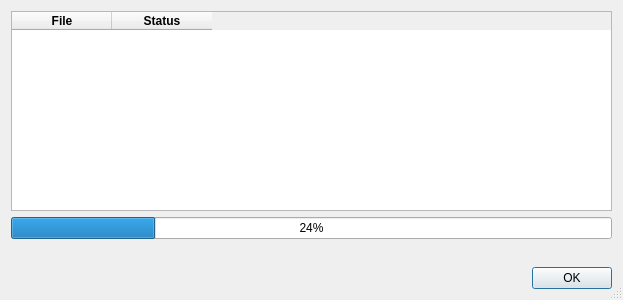
<?xml version="1.0" encoding="UTF-8"?>
<ui version="4.0">
 <class>ExportProgressDialog</class>
 <widget class="QDialog" name="ExportProgressDialog">
  <property name="windowModality">
   <enum>Qt::NonModal</enum>
  </property>
  <property name="geometry">
   <rect>
    <x>0</x>
    <y>0</y>
    <width>623</width>
    <height>300</height>
   </rect>
  </property>
  <property name="minimumSize">
   <size>
    <width>600</width>
    <height>0</height>
   </size>
  </property>
  <property name="maximumSize">
   <size>
    <width>16777215</width>
    <height>16777215</height>
   </size>
  </property>
  <property name="font">
   <font>
    <pointsize>9</pointsize>
   </font>
  </property>
  <property name="windowTitle">
   <string>Exporting files...</string>
  </property>
  <property name="windowIcon">
   <iconset resource="../share/resources/toolicon.qrc">
    <normaloff>:/toolicon/32x32/export.png</normaloff>:/toolicon/32x32/export.png</iconset>
  </property>
  <property name="sizeGripEnabled">
   <bool>true</bool>
  </property>
  <property name="modal">
   <bool>true</bool>
  </property>
  <layout class="QVBoxLayout" name="verticalLayout">
   <item>
    <widget class="QTableWidget" name="files_TableWidget">
     <property name="sizePolicy">
      <sizepolicy hsizetype="Expanding" vsizetype="Expanding">
       <horstretch>0</horstretch>
       <verstretch>0</verstretch>
      </sizepolicy>
     </property>
     <property name="minimumSize">
      <size>
       <width>0</width>
       <height>200</height>
      </size>
     </property>
     <property name="maximumSize">
      <size>
       <width>16777215</width>
       <height>16777215</height>
      </size>
     </property>
     <property name="frameShape">
      <enum>QFrame::StyledPanel</enum>
     </property>
     <property name="verticalScrollBarPolicy">
      <enum>Qt::ScrollBarAsNeeded</enum>
     </property>
     <property name="dragDropOverwriteMode">
      <bool>false</bool>
     </property>
     <property name="alternatingRowColors">
      <bool>true</bool>
     </property>
     <property name="selectionMode">
      <enum>QAbstractItemView::NoSelection</enum>
     </property>
     <property name="showGrid">
      <bool>false</bool>
     </property>
     <property name="wordWrap">
      <bool>false</bool>
     </property>
     <property name="cornerButtonEnabled">
      <bool>false</bool>
     </property>
     <property name="columnCount">
      <number>2</number>
     </property>
     <column>
      <property name="text">
       <string>File</string>
      </property>
      <property name="font">
       <font>
        <bold>true</bold>
       </font>
      </property>
     </column>
     <column>
      <property name="text">
       <string>Status</string>
      </property>
      <property name="font">
       <font>
        <bold>true</bold>
       </font>
      </property>
     </column>
    </widget>
   </item>
   <item>
    <widget class="QProgressBar" name="export_ProgressBar">
     <property name="value">
      <number>24</number>
     </property>
    </widget>
   </item>
   <item>
    <spacer name="verticalSpacer">
     <property name="orientation">
      <enum>Qt::Vertical</enum>
     </property>
     <property name="sizeHint" stdset="0">
      <size>
       <width>20</width>
       <height>40</height>
      </size>
     </property>
    </spacer>
   </item>
   <item>
    <widget class="QDialogButtonBox" name="buttonBox">
     <property name="sizePolicy">
      <sizepolicy hsizetype="Preferred" vsizetype="Preferred">
       <horstretch>0</horstretch>
       <verstretch>0</verstretch>
      </sizepolicy>
     </property>
     <property name="standardButtons">
      <set>QDialogButtonBox::Ok</set>
     </property>
    </widget>
   </item>
  </layout>
 </widget>
 <resources>
  <include location="../share/resources/toolicon.qrc"/>
 </resources>
 <connections>
  <connection>
   <sender>buttonBox</sender>
   <signal>accepted()</signal>
   <receiver>ExportProgressDialog</receiver>
   <slot>accept()</slot>
   <hints>
    <hint type="sourcelabel">
     <x>248</x>
     <y>254</y>
    </hint>
    <hint type="destinationlabel">
     <x>157</x>
     <y>274</y>
    </hint>
   </hints>
  </connection>
  <connection>
   <sender>buttonBox</sender>
   <signal>rejected()</signal>
   <receiver>ExportProgressDialog</receiver>
   <slot>reject()</slot>
   <hints>
    <hint type="sourcelabel">
     <x>316</x>
     <y>260</y>
    </hint>
    <hint type="destinationlabel">
     <x>286</x>
     <y>274</y>
    </hint>
   </hints>
  </connection>
 </connections>
</ui>
